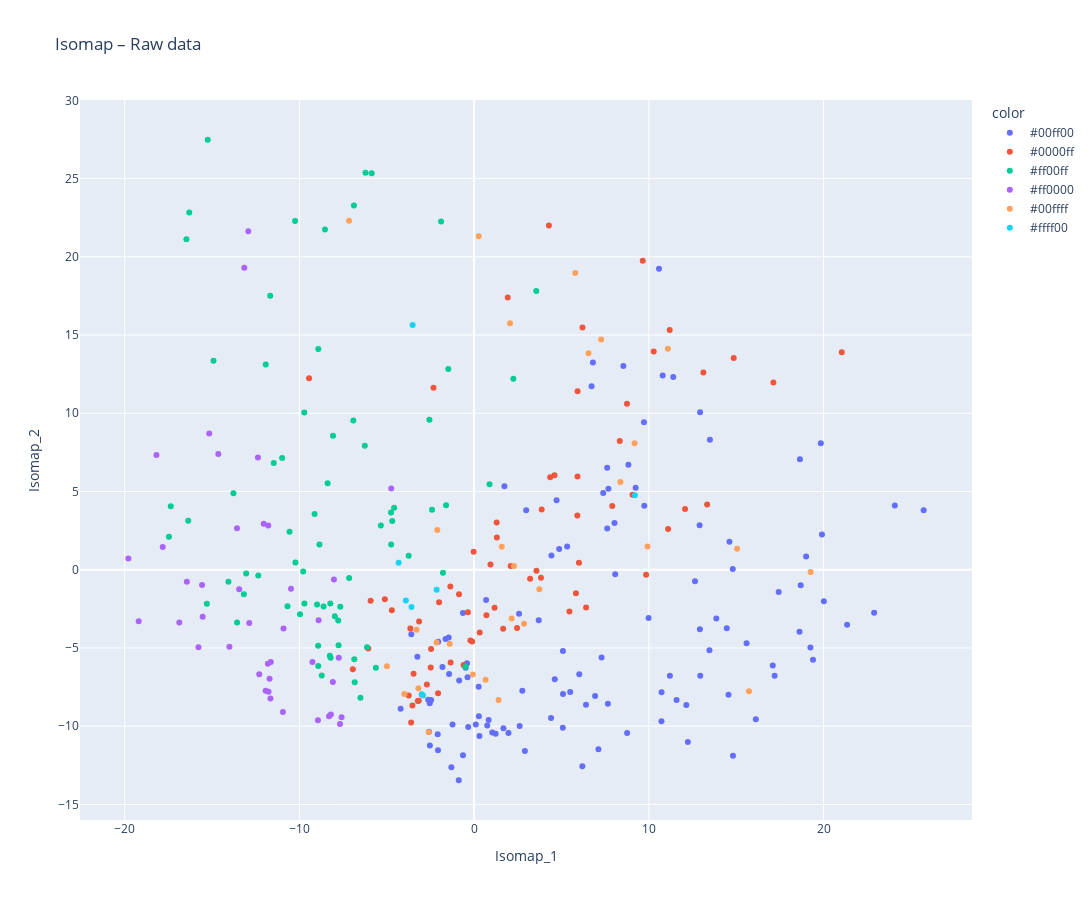
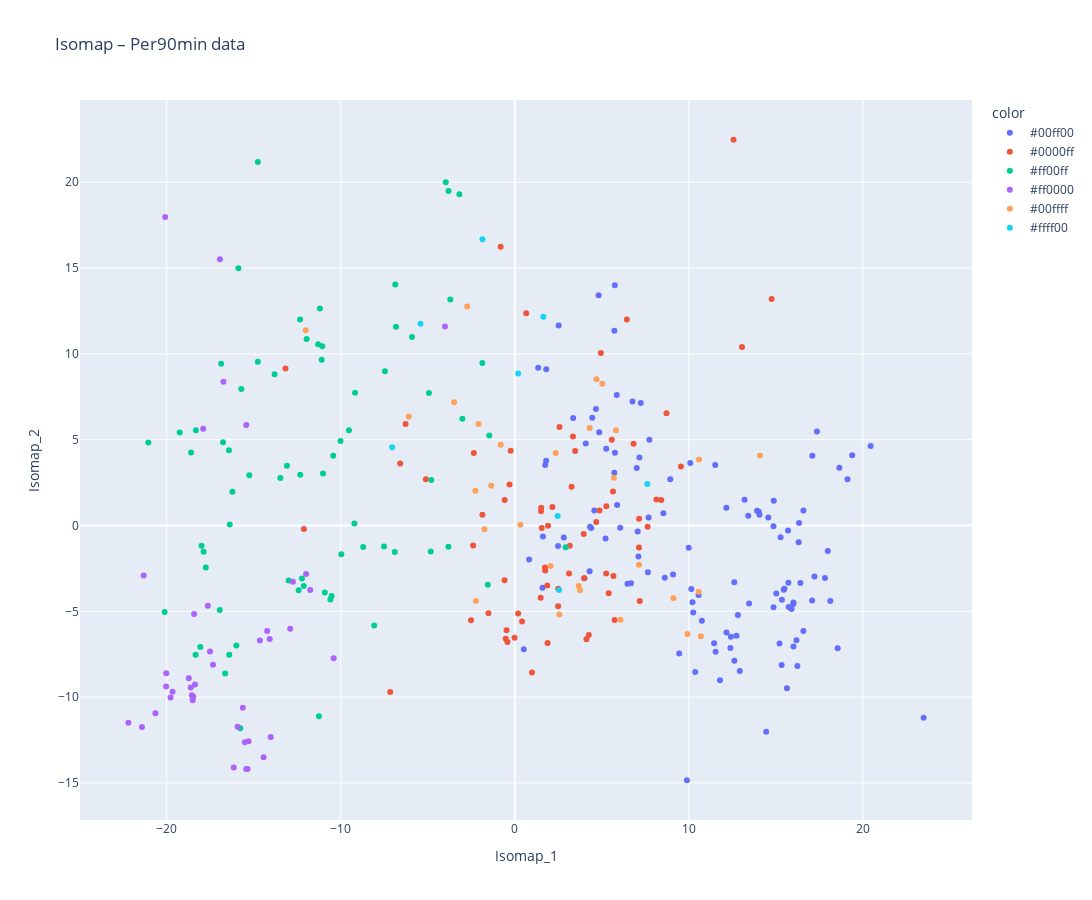
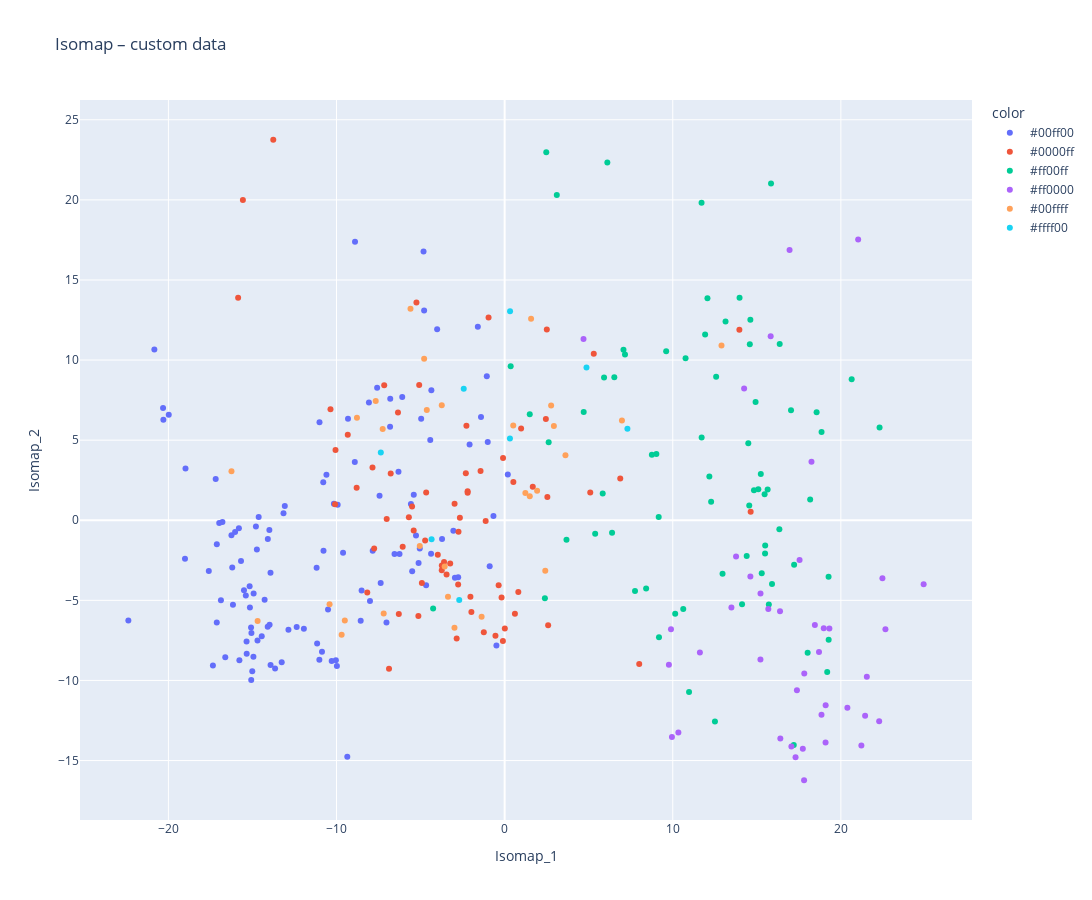

Notebook code cell kept with these figures, in order:
### Markdown cell above
### Results display

### Code cell
position_colors = {
    'FW': np.array([255, 0, 0]),    # red
    'MF': np.array([0, 0, 255]),    # blue
    'DF': np.array([0, 255, 0]),  #  yellow
    'GK' : np.array([255, 255, 255]),
}

def color_from_position(positions):
    postitions = str(positions)
    position_list = positions.split(',')
    colors = np.array([position_colors[p] for p in position_list if p in position_colors])
    avg_color = np.sum(colors, axis=0)
    return '#%02x%02x%02x' % tuple(avg_color.astype(int))

def plot_isomap_interactive(X_iso, player_positions, data_num, title):
    df_plot = pd.DataFrame({
        'Isomap_1': X_iso[:, 0],
        'Isomap_2': X_iso[:, 1],
        'player_name': data_num.index,
        'color' : player_positions.apply(color_from_position)
    })
    
    fig = px.scatter(
        df_plot,
        x='Isomap_1', y='Isomap_2',
        hover_name='player_name',
        color='color',
        title=title,
        height=900, width=1100 
    )
    fig.show()

plot_isomap_interactive(X_iso_raw, player_positions_raw ,data_raw.set_index("player_name"), "Isomap – Raw data")
plot_isomap_interactive(X_iso_per90, player_positions_per90 ,data_per90.set_index("player_name"), "Isomap – Per90min data")
plot_isomap_interactive(X_iso_custom, player_positions_custom ,data_custom.set_index("player_name"), "Isomap – custom data")

_, _, corr_raw, _, trust_raw, cont_raw, mrre_raw = extractMetrics(iso_raw, X_raw, X_iso_raw)
_, _, corr_per90, _, trust_per90, cont_per90, mrre_per90 = extractMetrics(iso_per90, X_per90, X_iso_per90)
_, _, corr_custom, _, trust_custom, cont_custom, mrre_custom = extractMetrics(iso_custom, X_custom, X_iso_custom)

print("==== Raw data perf : ====")
print(f"Dist correlation : {corr_raw}")
print(f"Trustworthiness : {trust_raw}")
print(f"Continuity : {cont_raw}")
print(f"MRRE : {mrre_raw}")

print("==== Per90 data perf : ====")
print(f"Dist correlation : {corr_per90}")
print(f"Trustworthiness : {trust_per90}")
print(f"Continuity : {cont_per90}")
print(f"MRRE : {mrre_per90}")

print("==== Custom data perf : ====")
print(f"Dist correlation : {corr_custom}")
print(f"Trustworthiness : {trust_custom}")
print(f"Continuity : {cont_custom}")
print(f"MRRE : {mrre_custom}")
